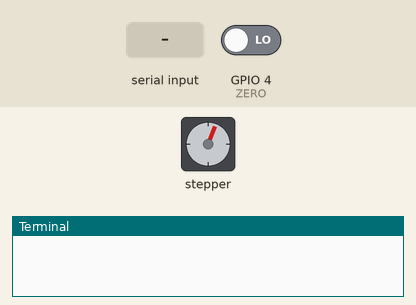
Bench run of a program on a simulated Raspberry Pi (BCM pin numbers). On the bench: stepper motor, the last lines printed to the terminal. Inputs (shaded band) come from the test bench; at power-on: GPIO 4 (ZERO) LOW. The stepper is drawn at 200 steps a turn.

Above: at 1.25 s.
1.3 s: GPIO 4 (ZERO) driven HIGH
At 1.7 s:
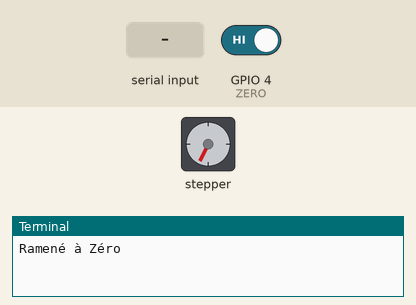
3.5 s: "90" typed at the terminal, then Enter
At 3.95 s:
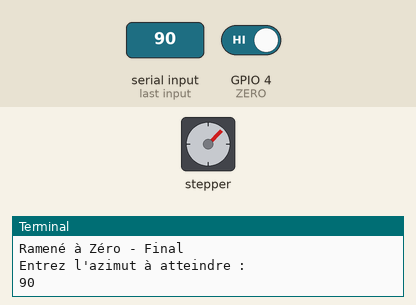
At 8.4 s:
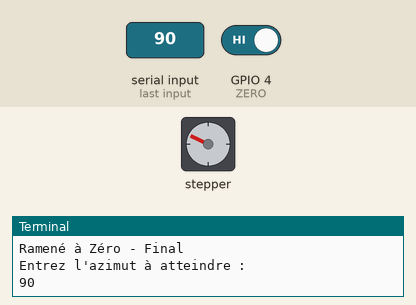
Timing chart, 0 to 9.9 s (numbered marks = the images above; inputs shaded):
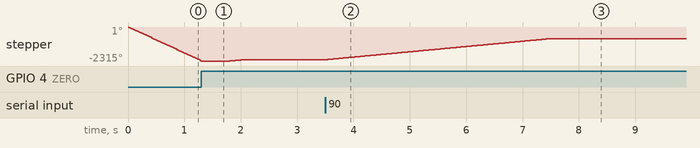

The program:

pap_positionnement_manuel.py
```python
#!/usr/bin/python3
# -*- coding:utf-8 -*-
# Pour exécuter le prog. en ligne de commande
# Programme de démo prise de zéro moteur Pas à pas
# Puis saisie d'une valeur qui positionne le moteur PAP
# La valeur saisie n'est pas vérifiée

from time import sleep         # Importer la bibliothèque de gestion du temps
import RPi.GPIO as GPIO        # Importer la bibliothèque de gestion des GPIO
import random                  # Importer la bibliothèque pour générer un nombre aléatoire

STEP = 14                      # La commande de pas est reliée au GPIO 14
DIR = 15                       # La commande de direction est reliée au GPIO 15
ZERO = 4
vitesse = 0.0005

# GPIO.LOW = CCW
# GPIO.HIGH = CW

GPIO.setmode(GPIO.BCM)         # Paramétrage de la numérotation des GPIO en mode BCM
GPIO.setwarnings(False)        # Ne pas tenir comte des alertes
GPIO.setup(STEP, GPIO.OUT)     # GPIO STEP configuré en sortie
GPIO.setup(DIR, GPIO.OUT)      # GPIO DIR configuré en sortie

GPIO.setup(ZERO, GPIO.IN)

# Tourner d'un nombre de pas en CW ou CCW
def tourne(pas, sens, vitesse):
    # Sens de rotation
    if (sens == "CW"):
        GPIO.output(DIR, GPIO.HIGH)
    else:
        GPIO.output(DIR, GPIO.LOW)
    # Avancer du nombre de pas
    for x in range(pas):
        GPIO.output(STEP, GPIO.HIGH)
        sleep(vitesse)
        GPIO.output(STEP, GPIO.LOW)
        sleep(vitesse)

while 1:

    # Si le Zéro est détecté le moteur est en position
    # On va le décaler car pas sur que le zero soit exact
    # Si l'entrée est à 1 : palette détectée
    if GPIO.input(ZERO)== 1:
        print("Zero détecté entrée à 1")
        sleep(0.5)

    if GPIO.input(ZERO)== 1:
        print("Zéro détecté - Décaler la position CW")
        GPIO.output(DIR, GPIO.HIGH)
        for i in range(100):
            print("oups")
            GPIO.output(STEP, GPIO.HIGH)
            sleep(vitesse*5)
            GPIO.output(STEP, GPIO.LOW)
            sleep(vitesse*5)

    # Ramener le moteur vers le zéro
    # vitesse rapide - Arrêt sur le zéro
    GPIO.output(DIR, GPIO.LOW)
    while GPIO.input(ZERO) == 0:
        GPIO.output(STEP, GPIO.HIGH)
        sleep(vitesse)
        GPIO.output(STEP, GPIO.LOW)
        sleep(vitesse)
    print("Ramené à Zéro")
    sleep(0.5)

    # Faire avancer un peu le moteur pour libérer le capteur
    GPIO.output(DIR, GPIO.HIGH)
    for i in range(50):
        #print("Avance doucement")
        GPIO.output(STEP, GPIO.HIGH)
        sleep(vitesse*5)
        GPIO.output(STEP, GPIO.LOW)
        sleep(vitesse*5)


    # Revenir vers la capteur à petite vitesse
    GPIO.output(DIR, GPIO.LOW)
    while GPIO.input(ZERO) == 0:
        GPIO.output(STEP, GPIO.HIGH)
        sleep(vitesse*50)
        GPIO.output(STEP, GPIO.LOW)
        sleep(vitesse*50)
    print("Ramené à Zéro - Final")
    sleep(1)

    ### LE pointeur est sur ZERO ###

    # Saisir la destination

    azimut = input("Entrez l'azimut à atteindre : ")
    # Sens horaire
    GPIO.output(DIR, GPIO.HIGH)
    for x in range(round(float(azimut) * 8.888888)):
        GPIO.output(STEP, GPIO.HIGH)
        sleep(vitesse*5)
        GPIO.output(STEP, GPIO.LOW)
        sleep(vitesse*5)
    sleep(5)
```

Measured:
- after the input at 3.5 s, stepper: turns 1440° clockwise in 4.0 s, starting at once
